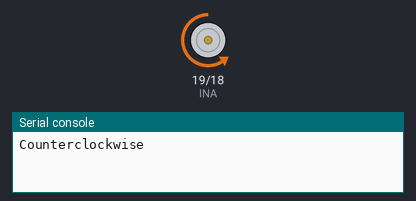
This program was run on a simulated ESP32 board running MicroPython. Parts: motor-driver pin pairs drawn as motors (green arrow = first pin HIGH = forward, orange = second pin HIGH = backward, longer = more drive), the last lines printed to the serial console.

Above: at 1.0 s.
At 2.5 s:
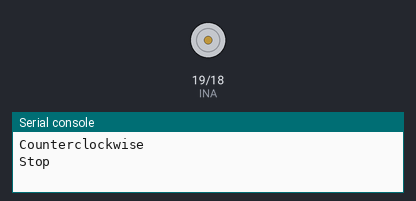
At 4.0 s:
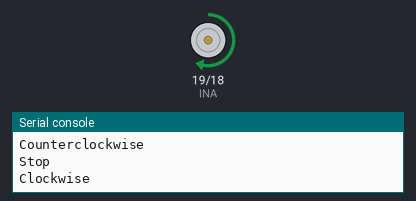
Timing chart, 0 to 7.8 s (numbered marks = the images above):
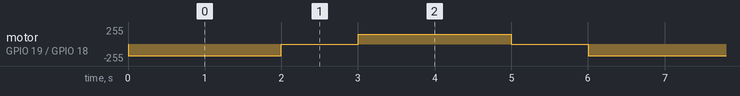

The program:

fan_demo.py
```python
"""
Project 7.1 — Fan Speed Demo
==============================
Rotates the fan clockwise, stops, rotates anticlockwise, stops — in a loop.

Pins:
  Fan Motor INA = GPIO 19 (IN+)
  Fan Motor INB = GPIO 18 (IN-)

Motor control:
  INA=0, INB=700 → Clockwise
  INA=600, INB=0 → Anticlockwise
  INA=0, INB=0   → Stop
"""

from machine import Pin, PWM
import time

# Set up motor pins with 10kHz PWM
INA = PWM(Pin(19, Pin.OUT), 10000)  # INA = IN+
INB = PWM(Pin(18, Pin.OUT), 10000)  # INB = IN-

try:
    while True:
        # Rotate counterclockwise for 2 seconds
        INA.duty(0)
        INB.duty(700)
        print("Counterclockwise")
        time.sleep(2)

        # Stop for 1 second
        INA.duty(0)
        INB.duty(0)
        print("Stop")
        time.sleep(1)

        # Rotate clockwise for 2 seconds
        INA.duty(600)
        INB.duty(0)
        print("Clockwise")
        time.sleep(2)

        # Stop for 1 second
        INA.duty(0)
        INB.duty(0)
        print("Stop")
        time.sleep(1)

except:
    # Clean up: stop motor and release PWM
    INA.duty(0)
    INB.duty(0)
    INA.deinit()
    INB.deinit()
```

Measured:
- by itself, motor on GPIO 19 (INA) / GPIO 18 (INB): repeats every 6.0 s: stopped 1.0 s, forward 150/255 2.0 s, stopped 1.0 s, backward 174/255 2.0 s
